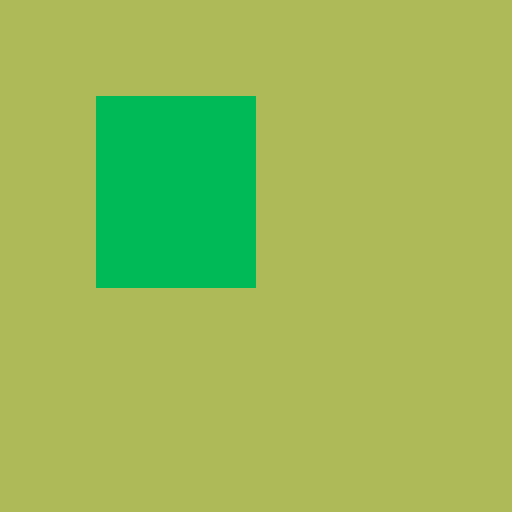

This is a level from a 2D game, rendered from its Tiled map with the project's own tilesets. A one-line summary and the complete map file follow:
An orthogonal 16x16 tile map with 32x32 px tiles, 1 tile layer (Tile Layer 1).

<map version="1.0" tiledversion="1.1.4" orientation="orthogonal" renderorder="right-down" width="16" height="16" tilewidth="32" tileheight="32" infinite="0" nextobjectid="1">
 <tileset firstgid="1" name="map" tilewidth="32" tileheight="32" tilecount="100" columns="10">
  <image source="map.png" width="320" height="320" />
 </tileset>
 <layer name="Tile Layer 1" width="16" height="16">
  <data encoding="csv">
2,2,2,2,2,2,2,2,2,2,2,2,2,2,2,2,
2,2,2,2,2,2,2,2,2,2,2,2,2,2,2,2,
2,2,2,2,2,2,2,2,2,2,2,2,2,2,2,2,
2,2,2,1,1,1,1,1,2,2,2,2,2,2,2,2,
2,2,2,1,1,1,1,1,2,2,2,2,2,2,2,2,
2,2,2,1,1,1,1,1,2,2,2,2,2,2,2,2,
2,2,2,1,1,1,1,1,2,2,2,2,2,2,2,2,
2,2,2,1,1,1,1,1,2,2,2,2,2,2,2,2,
2,2,2,1,1,1,1,1,2,2,2,2,2,2,2,2,
2,2,2,2,2,2,2,2,2,2,2,2,2,2,2,2,
2,2,2,2,2,2,2,2,2,2,2,2,2,2,2,2,
2,2,2,2,2,2,2,2,2,2,2,2,2,2,2,2,
2,2,2,2,2,2,2,2,2,2,2,2,2,2,2,2,
2,2,2,2,2,2,2,2,2,2,2,2,2,2,2,2,
2,2,2,2,2,2,2,2,2,2,2,2,2,2,2,2,
2,2,2,2,2,2,2,2,2,2,2,2,2,2,2,2
</data>
 </layer>
</map>
